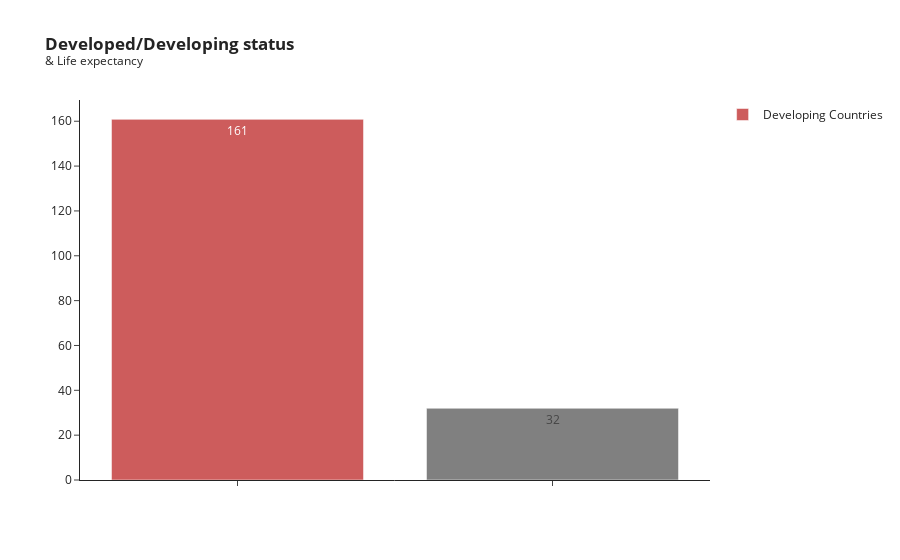

Here is the notebook cell this chart was saved with:
### Markdown cell above
# Correlation between 
# Status and Life expectancy

### Code cell
conn = get_conn()
cursor = conn.cursor()

query = """
select status, count(distinct country), 
round(avg(`Life expectancy`),1) as AVG_Life_Expectancy
from worldlifeexpectancy
group by status;
"""

cursor.execute(query)
data = cursor.fetchall()

status = [row[0] for row in data ]
country = [row[1] for row in data]
Avg_Life_Exp = [row[2] for row in data]


data = pd.DataFrame({
        'Status': status,
        'Country Count': country,
        'AVG_Life_Exp': Avg_Life_Exp
})

data.sort_values('Country Count', ascending=False, inplace=True)

fig = px.bar(
        data, x='Status', y='Country Count', template="simple_white", 
        title='<b>Developed/Developing status</b><br><sup>& Life expectancy</sup>',
        text=data['Country Count'].apply(lambda x: f'{x:.0f}',),
        custom_data=data[['AVG_Life_Exp']]
        )

hightlighted_bar = 'Developing'

fig.update_traces(marker_color=['indianred' if x == hightlighted_bar else 'grey' for x in data['Status']],hovertemplate='%{x} -' + ' Avg.Life Expectancy: %{customdata[0]:.1f}')

# Add color to only the important metric: Low_GDP_Count
fig.add_trace(
    go.Bar(x=['Developing'], y=[0], marker=dict(color='indianred'), showlegend=True, name='Developing Countries')
)

fig.update_xaxes(tickfont=dict(size=12), title_text='', showticklabels=False )
fig.update_yaxes(tickfont=dict(size=12),title_text='')



fig.show()

### Figure 1 — Plotly figure (JSON) as saved in the notebook; plotly's stock layout.template omitted (floating-point values rounded to 4 significant figures)
{"data": [{"alignmentgroup": "True", "customdata": [[66.8], [79.1]], "hovertemplate": "%{x} - Avg.Life Expectancy: %{customdata[0]:.1f}", "legendgroup": "", "marker": {"color": ["indianred", "grey"], "pattern": {"shape": ""}}, "name": "", "offsetgroup": "", "orientation": "v", "showlegend": false, "text": ["161", "32"], "textposition": "auto", "type": "bar", "x": ["Developing", "Developed"], "xaxis": "x", "y": [161, 32], "yaxis": "y"}, {"marker": {"color": "indianred"}, "name": "Developing Countries", "showlegend": true, "type": "bar", "x": ["Developing"], "y": [0]}], "layout": {"barmode": "relative", "legend": {"tracegroupgap": 0}, "title": {"text": "<b>Developed/Developing status</b><br><sup>& Life expectancy</sup>"}, "xaxis": {"anchor": "y", "domain": [0, 1], "showticklabels": false, "tickfont": {"size": 12}, "title": {"text": ""}}, "yaxis": {"anchor": "x", "domain": [0, 1], "tickfont": {"size": 12}, "title": {"text": ""}}}}
